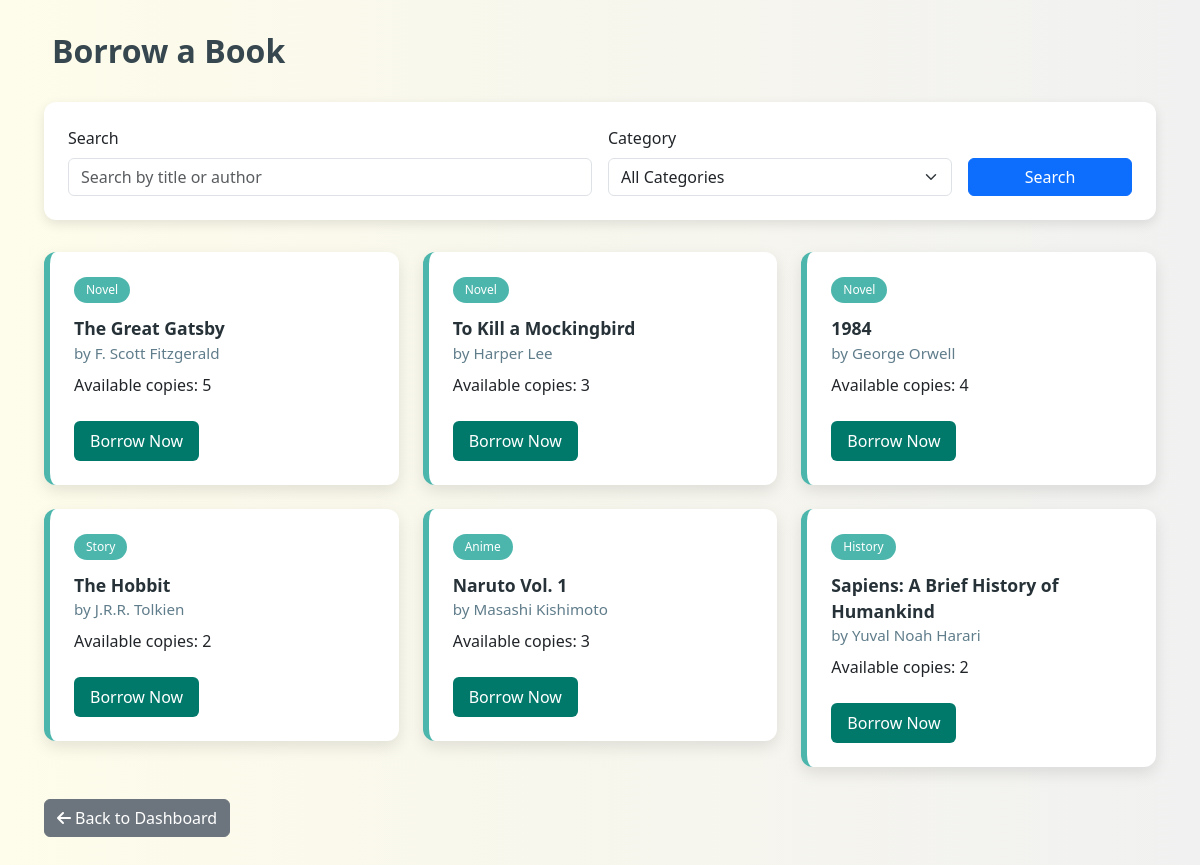
The page /borrow (signed in) on the database as committed earlier.
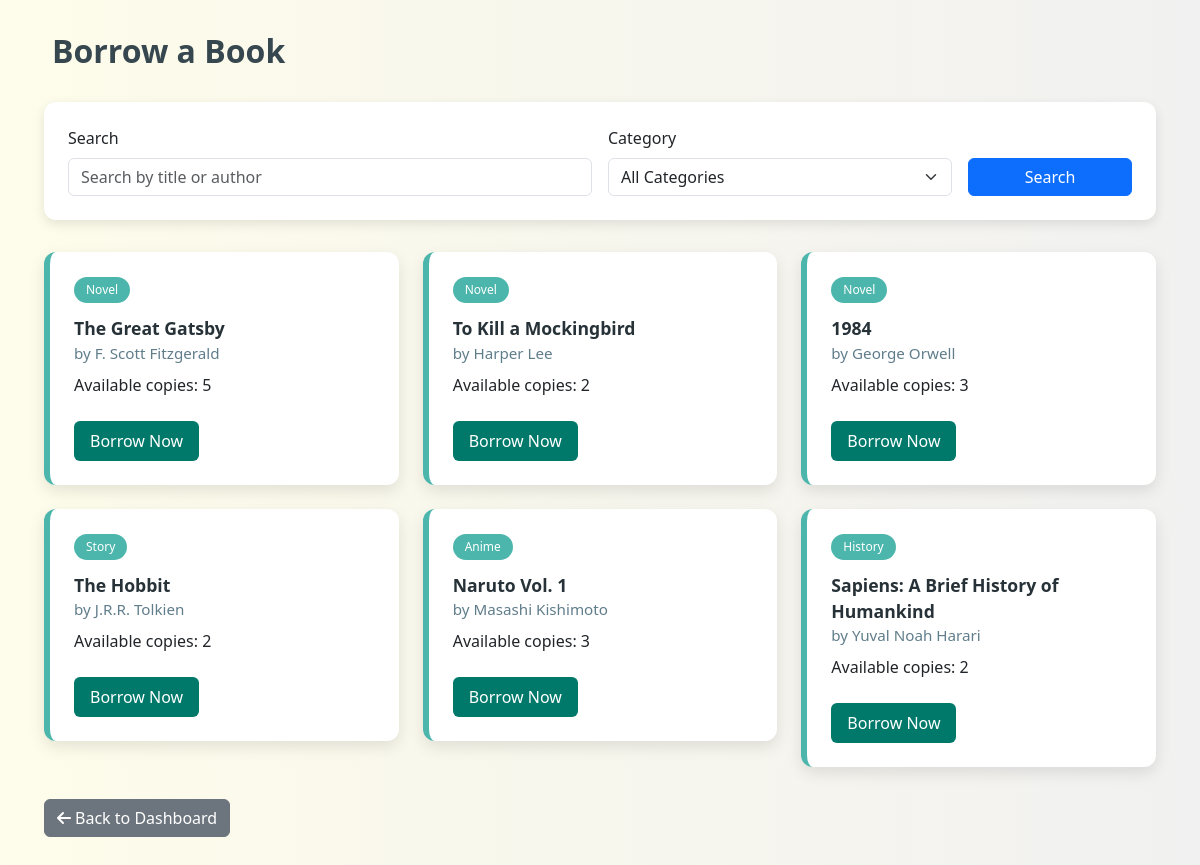
The same page on the database as committed later.
### models.py (models this page shows, shortened)
class Book(db.Model):
    id = db.Column(db.Integer, primary_key=True)
    title = db.Column(db.String(200), nullable=False)
    author = db.Column(db.String(100), nullable=False)
    category = db.Column(db.String(50), nullable=False)
    quantity = db.Column(db.Integer, default=1)
    available_quantity = db.Column(db.Integer, default=1)
    date_added = db.Column(db.DateTime, default=datetime.utcnow)
    borrowed_records = db.relationship('BorrowedBook', backref='book', lazy=True)

### routes.py (the view, shortened to what this page needs)
@app.route('/borrow', methods=['GET', 'POST'])
@login_required
def borrow_books():
    search_form = SearchBookForm()
    borrow_form = BorrowBookForm()
    query = Book.query.filter(Book.available_quantity > 0)
    books = query.all()
    return render_template('borrow.html', books=books, search_form=search_form, borrow_form=borrow_form)

### forms.py
class SearchBookForm(FlaskForm):
    search_term = StringField('Search', validators=[Optional()])
    category = SelectField('Category', choices=[
        ('', 'All Categories'),
        ('Story', 'Story'),
        ('Novel', 'Novel'),
        ('Anime', 'Anime/Manga'),
        ('Biography', 'Biography'),
        ('Motivational', 'Motivational'),
        ('History', 'History'),
        ('Educational', 'Educational')
    ], validators=[Optional()])
    submit = SubmitField('Search')

class BorrowBookForm(FlaskForm):
    book_id = HiddenField('Book ID', validators=[DataRequired()])
    submit = SubmitField('Borrow Now')

### app.py (called while the page is built)
@login_manager.user_loader
def load_user(user_id):
    return db.session.get(User, int(user_id))

### templates/borrow.html (shortened to what this page needs)
<!DOCTYPE html>
<html lang="en">
<head>
  <link href="https://cdn.jsdelivr.net/npm/bootstrap@5.3.0/dist/css/bootstrap.min.css" rel="stylesheet" />
  <link rel="stylesheet" href="https://cdnjs.cloudflare.com/ajax/libs/font-awesome/6.4.0/css/all.min.css">
</head>
<body>
  <div class="container">
    <h2>Borrow a Book</h2>
    <div class="search-box">
      <form method="POST" action="{{ url_for('borrow_books') }}" class="row g-3">
        <div class="col-md-6">
          {{ search_form.search_term.label(class="form-label") }}
          {{ search_form.search_term(class="form-control", placeholder="Search by title or author") }}
        </div>
        <div class="col-md-4">
          {{ search_form.category.label(class="form-label") }}
          {{ search_form.category(class="form-select") }}
        </div>
        <div class="col-md-2 d-flex align-items-end">
          {{ search_form.submit(class="btn btn-primary w-100") }}
        </div>
      </form>
    </div>
    <div class="row g-4">
      {% for book in books %}
      <div class="col-md-4">
        <div class="book-card">
          <div class="category-tag">{{ book.category }}</div>
          <div class="book-title">{{ book.title }}</div>
          <div class="book-author">by {{ book.author }}</div>
          <p class="mt-2">Available copies: {{ book.available_quantity }}</p>
          <button class="btn btn-borrow mt-2 borrow-book-btn" data-id="{{ book.id }}">Borrow Now</button>
        </div>
      </div>
      {% else %}
      <div class="col-12">
        <div class="alert alert-info">
          No books available matching your search criteria.
        </div>
      </div>
      {% endfor %}
    </div>
    <a href="{{ url_for('dashboard') }}" class="btn btn-secondary back-btn">
      <i class="fa-solid fa-arrow-left me-1"></i>Back to Dashboard
    </a>
  </div>
</body>
</html>

Rows that differ between the two databases and show on the page:
changed Book "To Kill a Mockingbird": available_quantity "3" → "2"
changed Book "George Orwell": available_quantity "4" → "3"
